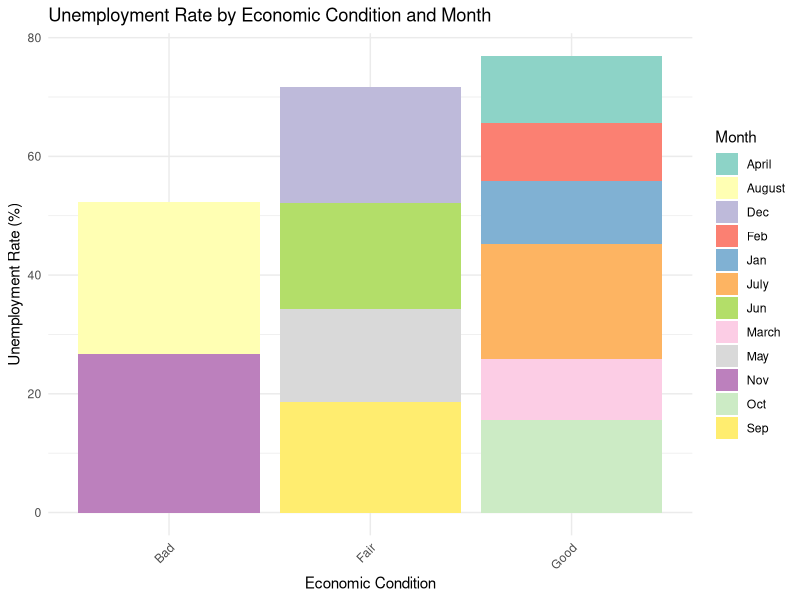
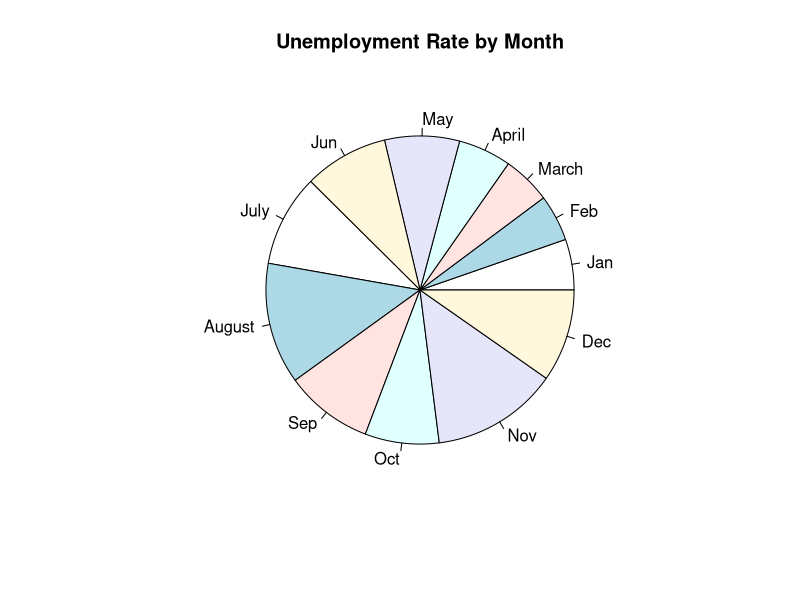
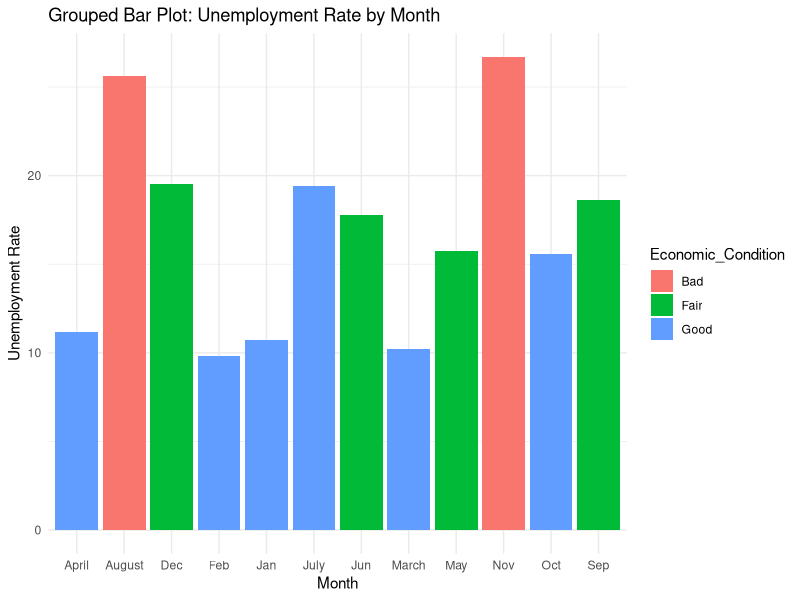
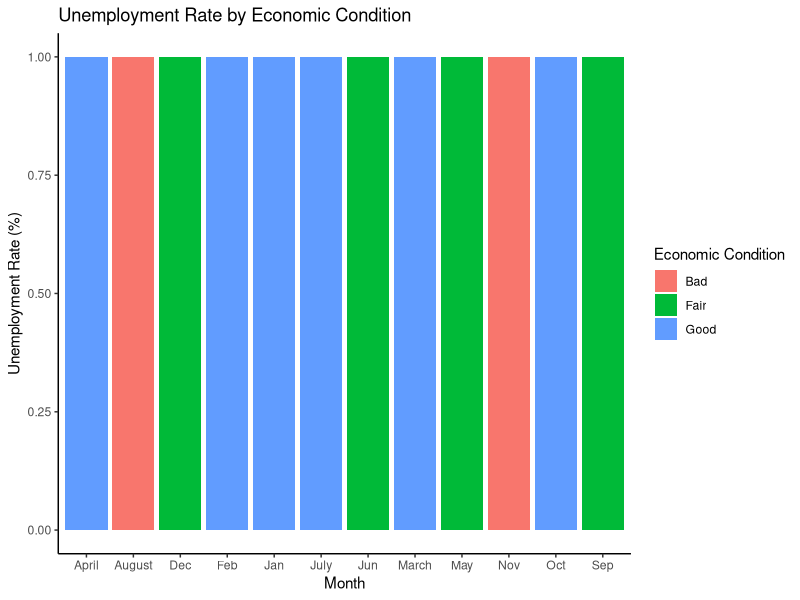
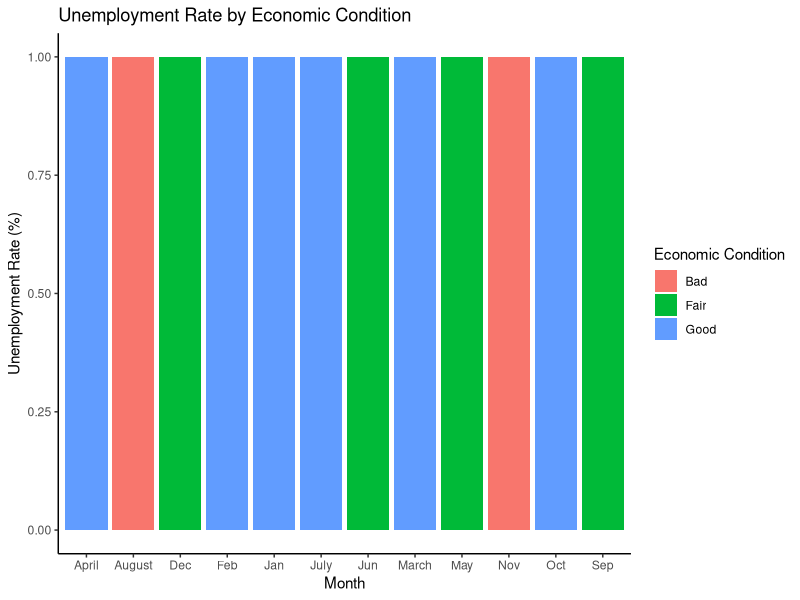

Source code (R) for these figures, in order:
library(ggplot2)

# Create the data frame
df <- data.frame(
  Month = c("Jan", "Feb", "March", "April", "May", "Jun", "July", "August", "Sep", "Oct", "Nov", "Dec"),
  
  Economic_Condition = c("Good", "Good", "Good", "Good", "Fair", "Fair", "Good", "Bad", "Fair", "Good", "Bad", "Fair"),
  
  Unemployment_Rate = c(10.7, 9.8, 10.2, 11.2, 15.75, 17.8, 19.4, 25.6, 18.6, 15.6, 26.7, 19.5)
)


# 1 Create the stacked bar chart
library(ggplot2)

# Create the data frame
data <- data.frame(
  Month = c("Jan", "Feb", "March", "April", "May", "Jun", "July", "August", "Sep", "Oct", "Nov", "Dec"),
  Economic_Condition = c("Good", "Good", "Good", "Good", "Fair", "Fair", "Good", "Bad", "Fair", "Good", "Bad", "Fair"),
  Unemployment_Rate = c(10.7, 9.8, 10.2, 11.2, 15.75, 17.8, 19.4, 25.6, 18.6, 15.6, 26.7, 19.5)
)

# Create the stacked bar plot
ggplot(data, aes(x = Economic_Condition, y = Unemployment_Rate, fill = Month)) +
  geom_bar(stat = "identity") +
  ggtitle("Unemployment Rate by Economic Condition and Month") +
  xlab("Economic Condition") +
  ylab("Unemployment Rate (%)") +
  theme_minimal() +
  scale_fill_brewer(palette = "Set3") +
  theme(axis.text.x = element_text(angle = 45, hjust = 1))



df <- data.frame(
  Month = c("Jan", "Feb", "March", "April", "May", "Jun", "July", "August", "Sep", "Oct", "Nov", "Dec"),
  
  Economic_Condition = c("Good", "Good", "Good", "Good", "Fair", "Fair", "Good", "Bad", "Fair", "Good", "Bad", "Fair"),
  
  Unemployment_Rate = c(10.7, 9.8, 10.2, 11.2, 15.75, 17.8, 19.4, 25.6, 18.6, 15.6, 26.7, 19.5)
)
# pie chart
pie(df$Unemployment_Rate, labels = df$Month, main = "Unemployment Rate by Month")



# Grouped bar plot
ggplot(df, aes(fill = Economic_Condition, y = Unemployment_Rate, x = Month)) +
  geom_bar(position = 'dodge', stat = 'identity') +
  labs(x = 'Month', y = 'Unemployment Rate', title = 'Grouped Bar Plot: Unemployment Rate by Month') +
  theme_minimal()



library(ggplot2)
# Create the stacked bar chart
ggplot(df, aes(x = Month, y = Unemployment_Rate, fill = Economic_Condition)) +
  geom_bar(stat = "identity", position = "fill") +  # Stack bars on top of each other
  labs(title = "Unemployment Rate by Economic Condition",
       x = "Month",
       y = "Unemployment Rate (%)",
       fill = "Economic Condition") +
  theme_classic()  # Adjust theme for better readability

# Print the chart
ggsave("unemployment_by_condition.png")




